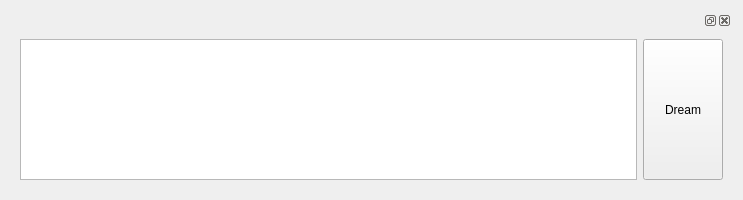
<?xml version="1.0" encoding="UTF-8"?>
<ui version="4.0">
 <class>Prompt</class>
 <widget class="QWidget" name="Prompt">
  <property name="geometry">
   <rect>
    <x>0</x>
    <y>0</y>
    <width>743</width>
    <height>200</height>
   </rect>
  </property>
  <property name="sizePolicy">
   <sizepolicy hsizetype="Expanding" vsizetype="Expanding">
    <horstretch>0</horstretch>
    <verstretch>0</verstretch>
   </sizepolicy>
  </property>
  <property name="baseSize">
   <size>
    <width>400</width>
    <height>70</height>
   </size>
  </property>
  <property name="windowTitle">
   <string>Prompt</string>
  </property>
  <property name="styleSheet">
   <string notr="true"/>
  </property>
  <layout class="QVBoxLayout" name="verticalLayout">
   <item>
    <widget class="QDockWidget" name="dockWidget">
     <property name="sizePolicy">
      <sizepolicy hsizetype="Expanding" vsizetype="Expanding">
       <horstretch>0</horstretch>
       <verstretch>0</verstretch>
      </sizepolicy>
     </property>
     <widget class="QWidget" name="dockWidgetContents">
      <property name="sizePolicy">
       <sizepolicy hsizetype="Expanding" vsizetype="Expanding">
        <horstretch>0</horstretch>
        <verstretch>0</verstretch>
       </sizepolicy>
      </property>
      <layout class="QHBoxLayout" name="horizontalLayout">
       <item>
        <widget class="QTextEdit" name="textEdit"/>
       </item>
       <item>
        <widget class="QPushButton" name="runButton">
         <property name="sizePolicy">
          <sizepolicy hsizetype="Minimum" vsizetype="Expanding">
           <horstretch>0</horstretch>
           <verstretch>0</verstretch>
          </sizepolicy>
         </property>
         <property name="text">
          <string>Dream</string>
         </property>
        </widget>
       </item>
      </layout>
     </widget>
    </widget>
   </item>
  </layout>
 </widget>
 <resources/>
 <connections/>
</ui>
